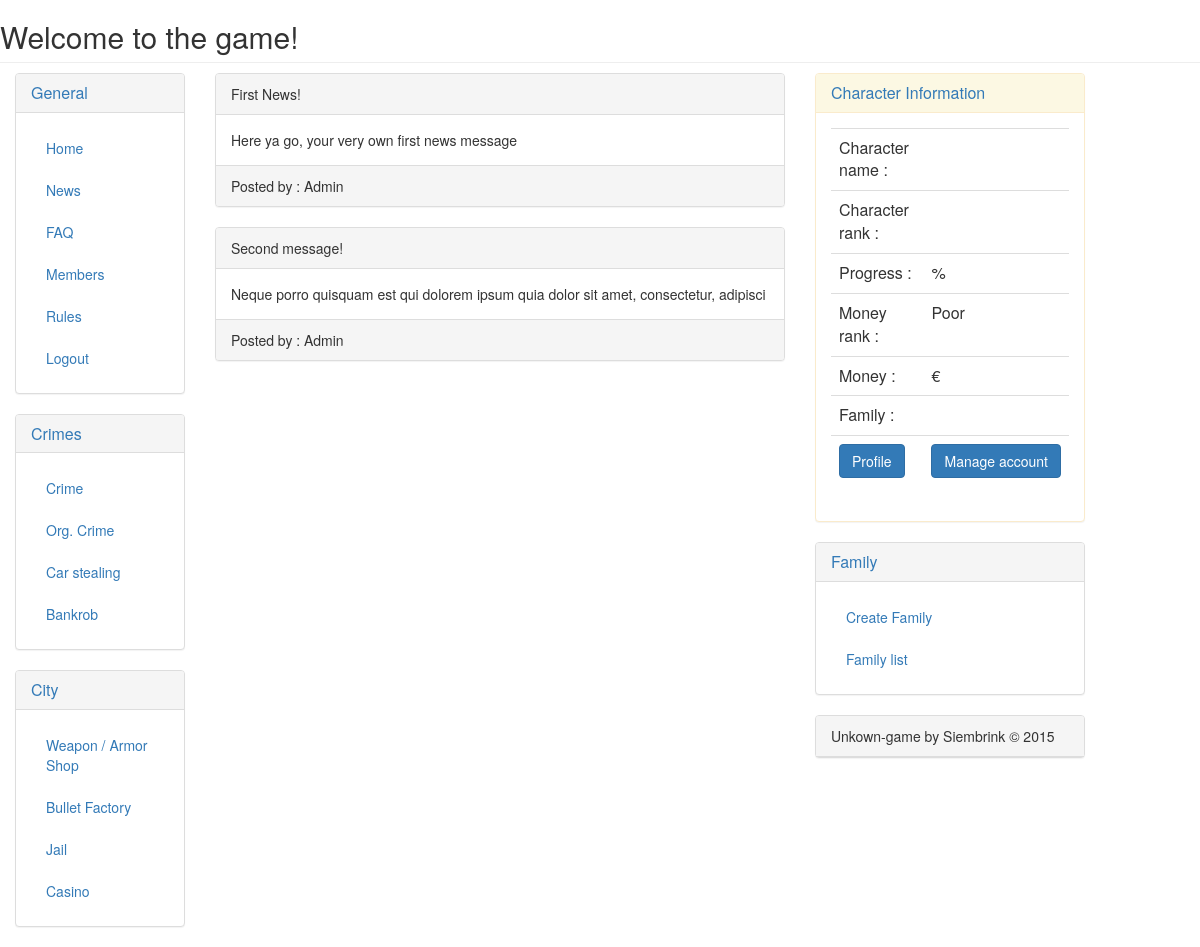
The page /game/news.php on the database its author committed.
### tables this page shows
CREATE TABLE IF NOT EXISTS `news` (
`id` int(11) NOT NULL,
  `title` varchar(15) NOT NULL,
  `message` varchar(254) NOT NULL,
  `creator` varchar(15) NOT NULL,
  `upload_date` datetime NOT NULL
);

### game/news.php (the view, shortened to what this page needs)
<?php
include ("includes/functions.php");
?>
<html>
    <head>
        <link rel="stylesheet" type="text/css" href="../css/bootstrap.css">
        <link rel="stylesheet" type="text/css" href="../css/style.css">
    </head>
    <body>
        <div class="container-fluid">
            <div class="row">
                <div class="col-md-offset-0 main">
                    <h2 class="page-header">Welcome to the game!</h2>
                    <?php
                    include("layout/navside.php");
                    ?>
                    <div class="col-sm-6">
                        <?php
                        $query = mysqli_query($connection, "SELECT * FROM news ");
                        while ($row = mysqli_fetch_row($query)) {
                            echo '<div class="panel panel-default">';
                            echo '<div class="panel-heading">' . $row[1] . '</div>';
                            echo '<div class="panel-body">';
                            echo $row[2];
                            echo '</div>';
                            echo '<div class="panel-footer">Posted by : ' . $row[3] . '';
                            echo '</div>';
                            echo '</div>';
                        }
                        ?>
                    </div>
                    <?php
                    include ("layout/navright.php");
                    ?>
                </div>
            </div>
        </div>
    </body>
</html>

### css/style.css (style rules this page uses)
body { // background-color: #C0C0C0; background-image: url("/maffia/game/images/background.jpg"); }

### rows shown on the page
news: title "First News!", message "Here ya go, your very own first news message", creator "Admin"
news: title "Second message!", message "Neque porro quisquam est qui dolorem ipsum quia dolor sit amet, consectetur, adipisci", creator "Admin"

### other values the page prints
$money "Poor"
